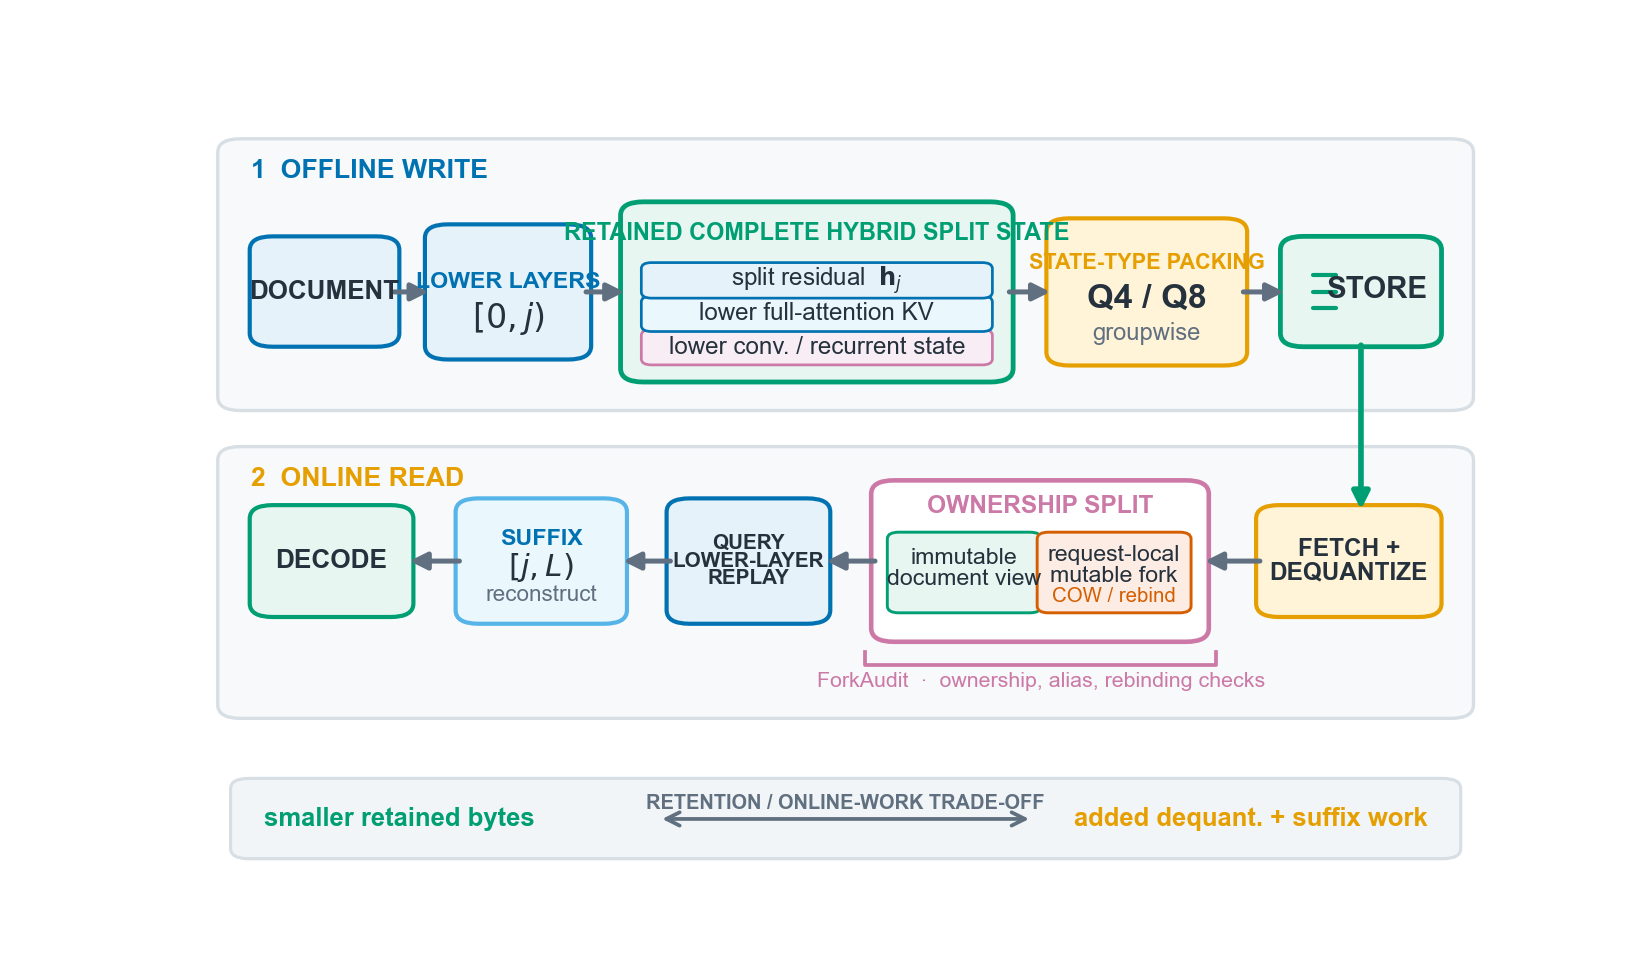

Reproduce this figure in Python.
#!/usr/bin/env python3
"""Render the Q-CoMem write/read pipeline for the R42 manuscript.

The renderer uses only Matplotlib vector primitives and fixed layout constants.
It intentionally contains no empirical values: the figure explains mechanism
and the retention--online-work trade-off without making performance claims.
"""

from __future__ import annotations

from datetime import datetime, timezone
from pathlib import Path

import matplotlib

matplotlib.use("Agg")
import matplotlib.pyplot as plt
from matplotlib.patches import FancyArrowPatch, FancyBboxPatch, Rectangle


OUT_DIR = Path(__file__).resolve().parent
STEM = "qcomem_pipeline_r42"

# Okabe--Ito-derived, colorblind-safe palette.
INK = "#25313C"
MUTED = "#607080"
GRID = "#D7DEE4"
PANEL = "#F7F9FA"
WHITE = "#FFFFFF"
BLUE = "#0072B2"
BLUE_PALE = "#E5F2F9"
SKY = "#56B4E9"
SKY_PALE = "#EAF7FC"
GREEN = "#009E73"
GREEN_PALE = "#E7F6F1"
ORANGE = "#E69F00"
ORANGE_PALE = "#FFF3D8"
VERMILLION = "#D55E00"
VERMILLION_PALE = "#FCECE4"
PURPLE = "#CC79A7"
PURPLE_PALE = "#F8EDF4"


def apply_style() -> None:
    """Set publication-oriented deterministic Matplotlib defaults."""
    plt.rcParams.update(
        {
            "font.family": "sans-serif",
            "font.sans-serif": ["Arial", "Helvetica", "DejaVu Sans"],
            "font.size": 7.0,
            "axes.linewidth": 0.7,
            "pdf.fonttype": 42,
            "ps.fonttype": 42,
            "svg.fonttype": "none",
            "savefig.facecolor": WHITE,
            "savefig.edgecolor": WHITE,
        }
    )


def rounded_box(
    ax: plt.Axes,
    x: float,
    y: float,
    w: float,
    h: float,
    *,
    face: str,
    edge: str,
    radius: float = 0.018,
    linewidth: float = 1.0,
    zorder: int = 2,
) -> FancyBboxPatch:
    patch = FancyBboxPatch(
        (x, y),
        w,
        h,
        boxstyle=f"round,pad=0.006,rounding_size={radius}",
        transform=ax.transAxes,
        facecolor=face,
        edgecolor=edge,
        linewidth=linewidth,
        zorder=zorder,
    )
    ax.add_patch(patch)
    return patch


def flow_arrow(
    ax: plt.Axes,
    start: tuple[float, float],
    end: tuple[float, float],
    *,
    color: str = MUTED,
    linewidth: float = 1.2,
    zorder: int = 4,
) -> None:
    ax.add_patch(
        FancyArrowPatch(
            start,
            end,
            transform=ax.transAxes,
            arrowstyle="-|>",
            mutation_scale=8.5,
            linewidth=linewidth,
            color=color,
            shrinkA=0,
            shrinkB=0,
            zorder=zorder,
        )
    )


def stage_label(
    ax: plt.Axes,
    x: float,
    y: float,
    text: str,
    *,
    color: str,
) -> None:
    ax.text(
        x,
        y,
        text,
        transform=ax.transAxes,
        ha="left",
        va="center",
        fontsize=6.4,
        fontweight="bold",
        color=color,
        zorder=5,
    )


def draw_store(ax: plt.Axes, x: float, y: float, w: float, h: float) -> None:
    rounded_box(ax, x, y, w, h, face=GREEN_PALE, edge=GREEN, linewidth=1.15)
    # Minimal database glyph, kept subordinate to the label.
    gx = x + 0.17 * w
    for yy in (y + 0.34 * h, y + 0.50 * h, y + 0.66 * h):
        ax.plot(
            [gx, gx + 0.16 * w],
            [yy, yy],
            transform=ax.transAxes,
            color=GREEN,
            linewidth=1.0,
            solid_capstyle="round",
            zorder=5,
        )
    ax.text(
        x + 0.61 * w,
        y + 0.52 * h,
        "STORE",
        transform=ax.transAxes,
        ha="center",
        va="center",
        fontsize=7.1,
        fontweight="bold",
        color=INK,
        zorder=5,
    )


def draw_hybrid_state(ax: plt.Axes, x: float, y: float, w: float, h: float) -> None:
    rounded_box(ax, x, y, w, h, face=GREEN_PALE, edge=GREEN, linewidth=1.15)
    ax.text(
        x + 0.5 * w,
        y + 0.84 * h,
        "RETAINED COMPLETE HYBRID SPLIT STATE",
        transform=ax.transAxes,
        ha="center",
        va="center",
        fontsize=5.65,
        fontweight="bold",
        color=GREEN,
        zorder=5,
    )
    # Rows are listed bottom-to-top so the visual reading order is residual,
    # attention KV, then convolutional/recurrent state.
    rows = (
        ("lower conv. / recurrent state", PURPLE_PALE, PURPLE),
        ("lower full-attention KV", SKY_PALE, BLUE),
        (r"split residual  $\mathbf{h}_j$", BLUE_PALE, BLUE),
    )
    row_h = 0.155 * h
    row_y = y + 0.10 * h
    for index, (label, face, edge) in enumerate(rows):
        yy = row_y + index * 0.195 * h
        rounded_box(
            ax,
            x + 0.055 * w,
            yy,
            0.89 * w,
            row_h,
            face=face,
            edge=edge,
            radius=0.008,
            linewidth=0.65,
            zorder=3,
        )
        ax.text(
            x + 0.5 * w,
            yy + 0.5 * row_h,
            label,
            transform=ax.transAxes,
            ha="center",
            va="center",
            fontsize=5.8,
            color=INK,
            zorder=5,
        )


def draw_ownership_split(ax: plt.Axes, x: float, y: float, w: float, h: float) -> None:
    rounded_box(ax, x, y, w, h, face=WHITE, edge=PURPLE, linewidth=1.1)
    ax.text(
        x + 0.5 * w,
        y + 0.86 * h,
        "OWNERSHIP SPLIT",
        transform=ax.transAxes,
        ha="center",
        va="center",
        fontsize=5.9,
        fontweight="bold",
        color=PURPLE,
        zorder=5,
    )
    gap = 0.035 * w
    cell_w = 0.43 * w
    cell_h = 0.47 * h
    cell_y = y + 0.19 * h
    rounded_box(
        ax,
        x + 0.05 * w,
        cell_y,
        cell_w,
        cell_h,
        face=GREEN_PALE,
        edge=GREEN,
        radius=0.009,
        linewidth=0.7,
        zorder=3,
    )
    rounded_box(
        ax,
        x + 0.05 * w + cell_w + gap,
        cell_y,
        cell_w,
        cell_h,
        face=VERMILLION_PALE,
        edge=VERMILLION,
        radius=0.009,
        linewidth=0.7,
        zorder=3,
    )
    ax.text(
        x + 0.05 * w + 0.5 * cell_w,
        cell_y + 0.56 * cell_h,
        "immutable\ndocument view",
        transform=ax.transAxes,
        ha="center",
        va="center",
        fontsize=5.55,
        linespacing=1.05,
        color=INK,
        zorder=5,
    )
    ax.text(
        x + 0.05 * w + cell_w + gap + 0.5 * cell_w,
        cell_y + 0.60 * cell_h,
        "request-local\nmutable fork",
        transform=ax.transAxes,
        ha="center",
        va="center",
        fontsize=5.55,
        linespacing=1.05,
        color=INK,
        zorder=5,
    )
    ax.text(
        x + 0.05 * w + cell_w + gap + 0.5 * cell_w,
        cell_y + 0.17 * cell_h,
        "COW / rebind",
        transform=ax.transAxes,
        ha="center",
        va="center",
        fontsize=4.9,
        color=VERMILLION,
        zorder=5,
    )


def draw_forkaudit_bracket(
    ax: plt.Axes, x_left: float, x_right: float, y: float
) -> None:
    """Draw a quiet validation bracket below the ownership transition."""
    height = 0.018
    ax.plot(
        [x_left, x_left, x_right, x_right],
        [y + height, y, y, y + height],
        transform=ax.transAxes,
        color=PURPLE,
        linewidth=0.9,
        zorder=4,
    )
    ax.text(
        0.5 * (x_left + x_right),
        y - 0.009,
        "ForkAudit  ·  ownership, alias, rebinding checks",
        transform=ax.transAxes,
        ha="center",
        va="top",
        fontsize=5.15,
        color=PURPLE,
        zorder=5,
    )


def draw_tradeoff_rail(ax: plt.Axes) -> None:
    rounded_box(
        ax,
        0.025,
        0.018,
        0.95,
        0.095,
        face="#F2F5F7",
        edge=GRID,
        radius=0.014,
        linewidth=0.75,
        zorder=1,
    )
    ax.text(
        0.045,
        0.065,
        "smaller retained bytes",
        transform=ax.transAxes,
        ha="left",
        va="center",
        fontsize=6.15,
        fontweight="bold",
        color=GREEN,
        zorder=5,
    )
    ax.add_patch(
        FancyArrowPatch(
            (0.35, 0.065),
            (0.65, 0.065),
            transform=ax.transAxes,
            arrowstyle="<->",
            mutation_scale=8,
            linewidth=0.9,
            color=MUTED,
            zorder=4,
        )
    )
    ax.text(
        0.50,
        0.086,
        "RETENTION / ONLINE-WORK TRADE-OFF",
        transform=ax.transAxes,
        ha="center",
        va="center",
        fontsize=4.8,
        fontweight="bold",
        color=MUTED,
        zorder=5,
    )
    ax.text(
        0.955,
        0.065,
        "added dequant. + suffix work",
        transform=ax.transAxes,
        ha="right",
        va="center",
        fontsize=6.15,
        fontweight="bold",
        color=ORANGE,
        zorder=5,
    )


def render() -> tuple[Path, Path]:
    apply_style()
    fig, ax = plt.subplots(figsize=(5.5, 3.25), dpi=300)
    ax.set_xlim(0, 1)
    ax.set_ylim(0, 1)
    ax.axis("off")

    # Lane backgrounds.
    rounded_box(
        ax, 0.015, 0.615, 0.97, 0.35, face=PANEL, edge=GRID, radius=0.018, linewidth=0.8, zorder=0
    )
    rounded_box(
        ax, 0.015, 0.205, 0.97, 0.35, face=PANEL, edge=GRID, radius=0.018, linewidth=0.8, zorder=0
    )
    stage_label(ax, 0.035, 0.928, "1  OFFLINE WRITE", color=BLUE)
    stage_label(ax, 0.035, 0.518, "2  ONLINE READ", color=ORANGE)

    # Offline write, left to right.
    top_y = 0.700
    top_h = 0.135
    rounded_box(ax, 0.040, top_y, 0.105, top_h, face=BLUE_PALE, edge=BLUE)
    ax.text(
        0.0925,
        top_y + 0.5 * top_h,
        "DOCUMENT",
        transform=ax.transAxes,
        ha="center",
        va="center",
        fontsize=6.25,
        fontweight="bold",
        color=INK,
        zorder=5,
    )

    rounded_box(ax, 0.177, 0.683, 0.118, 0.168, face=BLUE_PALE, edge=BLUE)
    ax.text(
        0.236,
        0.780,
        "LOWER LAYERS",
        transform=ax.transAxes,
        ha="center",
        va="center",
        fontsize=5.55,
        fontweight="bold",
        color=BLUE,
        zorder=5,
    )
    ax.text(
        0.236,
        0.731,
        r"$[0,j)$",
        transform=ax.transAxes,
        ha="center",
        va="center",
        fontsize=8.0,
        color=INK,
        zorder=5,
    )

    draw_hybrid_state(ax, 0.330, 0.653, 0.295, 0.228)

    rounded_box(ax, 0.663, 0.675, 0.145, 0.184, face=ORANGE_PALE, edge=ORANGE)
    ax.text(
        0.7355,
        0.806,
        "STATE-TYPE PACKING",
        transform=ax.transAxes,
        ha="center",
        va="center",
        fontsize=5.2,
        fontweight="bold",
        color=ORANGE,
        zorder=5,
    )
    ax.text(
        0.7355,
        0.757,
        "Q4 / Q8",
        transform=ax.transAxes,
        ha="center",
        va="center",
        fontsize=8.2,
        fontweight="bold",
        color=INK,
        zorder=5,
    )
    ax.text(
        0.7355,
        0.711,
        "groupwise",
        transform=ax.transAxes,
        ha="center",
        va="center",
        fontsize=5.7,
        color=MUTED,
        zorder=5,
    )

    draw_store(ax, 0.846, top_y, 0.114, top_h)

    for start, end in (
        ((0.147, 0.767), (0.174, 0.767)),
        ((0.297, 0.767), (0.327, 0.767)),
        ((0.628, 0.767), (0.660, 0.767)),
        ((0.811, 0.767), (0.843, 0.767)),
    ):
        flow_arrow(ax, start, end)

    # Persistent handoff to online read.
    flow_arrow(ax, (0.903, 0.696), (0.903, 0.477), color=GREEN, linewidth=1.35)

    # Online read proceeds right to left, continuing the snake flow.
    rounded_box(ax, 0.827, 0.340, 0.133, 0.137, face=ORANGE_PALE, edge=ORANGE)
    ax.text(
        0.8935,
        0.4085,
        "FETCH +\nDEQUANTIZE",
        transform=ax.transAxes,
        ha="center",
        va="center",
        fontsize=5.85,
        fontweight="bold",
        linespacing=1.0,
        color=INK,
        zorder=5,
    )

    draw_ownership_split(ax, 0.526, 0.307, 0.252, 0.203)

    rounded_box(ax, 0.366, 0.331, 0.116, 0.155, face=BLUE_PALE, edge=BLUE)
    ax.text(
        0.424,
        0.4085,
        "QUERY\nLOWER-LAYER\nREPLAY",
        transform=ax.transAxes,
        ha="center",
        va="center",
        fontsize=4.95,
        fontweight="bold",
        linespacing=0.92,
        color=INK,
        zorder=5,
    )

    rounded_box(ax, 0.201, 0.331, 0.122, 0.155, face=SKY_PALE, edge=SKY)
    ax.text(
        0.262,
        0.438,
        "SUFFIX",
        transform=ax.transAxes,
        ha="center",
        va="center",
        fontsize=5.6,
        fontweight="bold",
        color=BLUE,
        zorder=5,
    )
    ax.text(
        0.262,
        0.400,
        r"$[j,L)$",
        transform=ax.transAxes,
        ha="center",
        va="center",
        fontsize=7.5,
        color=INK,
        zorder=5,
    )
    ax.text(
        0.262,
        0.363,
        "reconstruct",
        transform=ax.transAxes,
        ha="center",
        va="center",
        fontsize=5.4,
        color=MUTED,
        zorder=5,
    )

    rounded_box(ax, 0.040, 0.340, 0.116, 0.137, face=GREEN_PALE, edge=GREEN)
    ax.text(
        0.098,
        0.4085,
        "DECODE",
        transform=ax.transAxes,
        ha="center",
        va="center",
        fontsize=6.3,
        fontweight="bold",
        color=INK,
        zorder=5,
    )

    for start, end in (
        ((0.824, 0.4085), (0.781, 0.4085)),
        ((0.523, 0.4085), (0.485, 0.4085)),
        ((0.363, 0.4085), (0.326, 0.4085)),
        ((0.198, 0.4085), (0.159, 0.4085)),
    ):
        flow_arrow(ax, start, end)

    draw_forkaudit_bracket(ax, 0.515, 0.790, 0.270)
    draw_tradeoff_rail(ax)

    pdf_path = OUT_DIR / f"{STEM}.pdf"
    png_path = OUT_DIR / f"{STEM}.png"
    fixed_time = datetime(2026, 9, 2, tzinfo=timezone.utc)
    pdf_metadata = {
        "Title": "Q-CoMem offline-write and online-read pipeline",
        "Author": "Anonymous",
        "Subject": "Mechanism schematic without empirical claims",
        "Keywords": "Q-CoMem, retained state, quantization, ForkAudit",
        "Creator": "Deterministic Matplotlib renderer",
        "CreationDate": fixed_time,
        "ModDate": fixed_time,
    }
    fig.savefig(pdf_path, metadata=pdf_metadata)
    fig.savefig(
        png_path,
        dpi=300,
        metadata={"Software": "Deterministic Matplotlib renderer"},
    )
    plt.close(fig)
    return pdf_path, png_path


def main() -> None:
    render()


if __name__ == "__main__":
    main()
